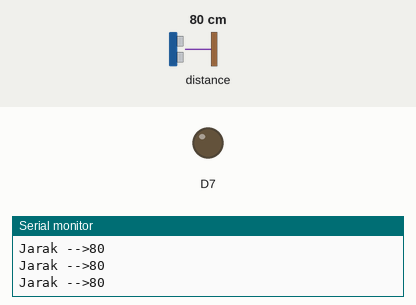
A sketch run on a simulated ESP8266 (NodeMCU). Parts: output pins drawn as LEDs (lit = HIGH), the last lines printed to the serial monitor. Wiring (inferred from the names in the program): ultrasonic range finder: trigger D4; echo D3. Inputs (shaded band) come from the test bench; at power-on: distance to the obstacle 80 cm. The echo pulse lasts 58.3 µs per cm; pins used as bus, display or sensor lines are not drawn.

Above: at 1.2 s.
1.3 s: distance to the obstacle set to 23 cm
2.8 s: distance to the obstacle set to 18 cm
At 3.8 s:
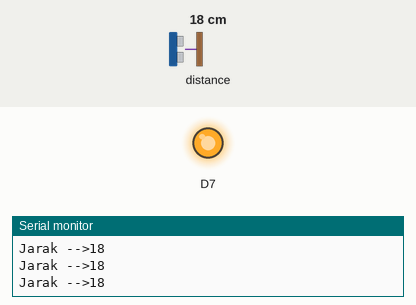
4.5 s: distance to the obstacle set to 35 cm
At 5.3 s:
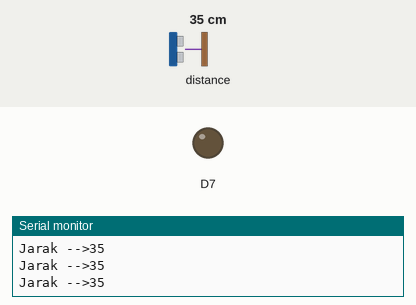
6.0 s: distance to the obstacle set to 2 cm
At 6.8 s:
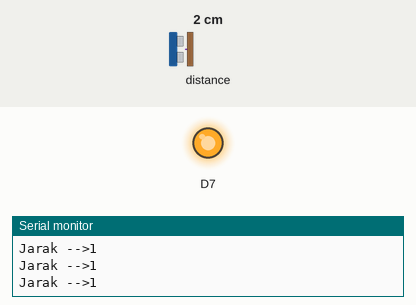
Timing chart, 0 to 8.5 s (numbered marks = the images above; inputs shaded):
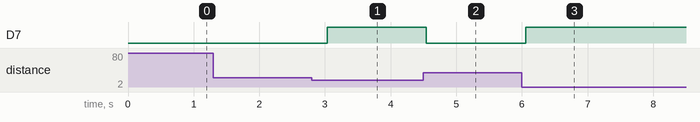

Measured:
- the behaviour switches between 21 and 20 cm on distance to the obstacle (found by bisection; images 0 and 1)
- after the input at 2.8 s, D7: LOW → HIGH after 0.24 s
- after the input at 4.5 s, D7: HIGH → LOW after 0.05 s
- after the input at 6.0 s, D7: LOW → HIGH after 0.06 s

The sketch:

Ultrasonic_first_test.ino
```cpp
//int trig= 13;            // Arduino
//int echo= 7;            // Arduino
int trig= D4;            // NodeMCU
int echo= D3;            // NodeMcu
long durasi, jarak;     // membuat variabel durasi dan jarak

void setup() {
pinMode(trig, OUTPUT);    // set pin trig menjadi OUTPUT
pinMode(echo, INPUT);     // set pin echo menjadi INPUT
pinMode(D7, OUTPUT);
Serial.begin(115200);       // digunakan untuk komunikasi Serial dengan komputer
}

void loop() {

// program dibawah ini agar trigger memancarakan suara ultrasonic
digitalWrite(trig, LOW);
delayMicroseconds(8);
digitalWrite(trig, HIGH);
delayMicroseconds(8);
digitalWrite(trig, LOW);
delayMicroseconds(8);


durasi= pulseIn(echo, HIGH);
jarak= (durasi/2) / 29.1;
Serial.print("Jarak -->");
Serial.println(jarak);
if(jarak<=20){
  digitalWrite(D7, HIGH);
}else{
  digitalWrite(D7,LOW);
}
delay(300);

}
```
